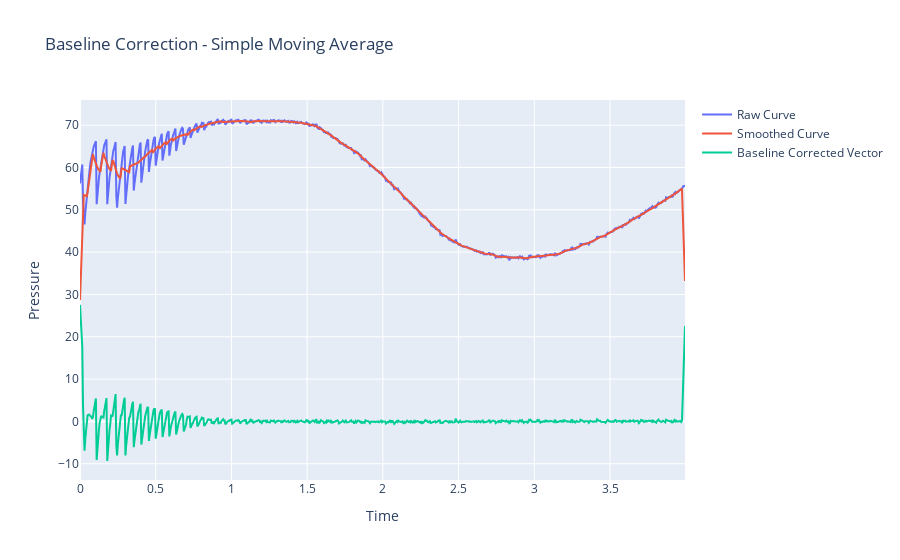

The code cell stored with this chart in its notebook:
### Code cell
"""
1. Simple Moving Average
- smoothed version of the original signal, with each point replaced by the average of itself and its <window_size - 1> nearest neighbors
- this smoothed vector is then subtracted from the original pressure vector to obtain the baseline corrected vector while retaining noise
"""
window_size = 10
smoothed_vector = np.convolve(pressure_vector, np.ones(window_size) / window_size, mode='same')
# baseline correction by subtracting the smoothed vector from the original pressure vector
baseline_corrected_vector = pressure_vector - smoothed_vector
fig = go.Figure()
fig.add_trace(go.Scatter(x=time, y=pressure_vector, mode='lines', name='Raw Curve'))
fig.add_trace(go.Scatter(x=time, y=smoothed_vector, mode='lines', name='Smoothed Curve'))
fig.add_trace(go.Scatter(x=time, y=baseline_corrected_vector, mode='lines', name='Baseline Corrected Vector'))
fig.update_layout(title='Baseline Correction - Simple Moving Average', xaxis_title='Time', yaxis_title='Pressure')
fig.show()
fig.write_image("dev/figures/fig_baseline_correction_simple_moving_average.png", width=1100, height= 350, scale = 3)

### Figure 1 — Plotly figure (JSON) as saved in the notebook; plotly's stock layout.template omitted (floating-point values rounded to 4 significant figures; data arrays with more than 128 entries replaced by an {"elided": "..."} marker saying what was removed)
{"data": [{"mode": "lines", "name": "Raw Curve", "type": "scatter", "x": {"elided": "800 float values"}, "y": {"elided": "800 float values"}}, {"mode": "lines", "name": "Smoothed Curve", "type": "scatter", "x": {"elided": "800 float values"}, "y": {"elided": "800 float values"}}, {"mode": "lines", "name": "Baseline Corrected Vector", "type": "scatter", "x": {"elided": "800 float values"}, "y": {"elided": "800 float values"}}], "layout": {"title": {"text": "Baseline Correction - Simple Moving Average"}, "xaxis": {"title": {"text": "Time"}}, "yaxis": {"title": {"text": "Pressure"}}}}
